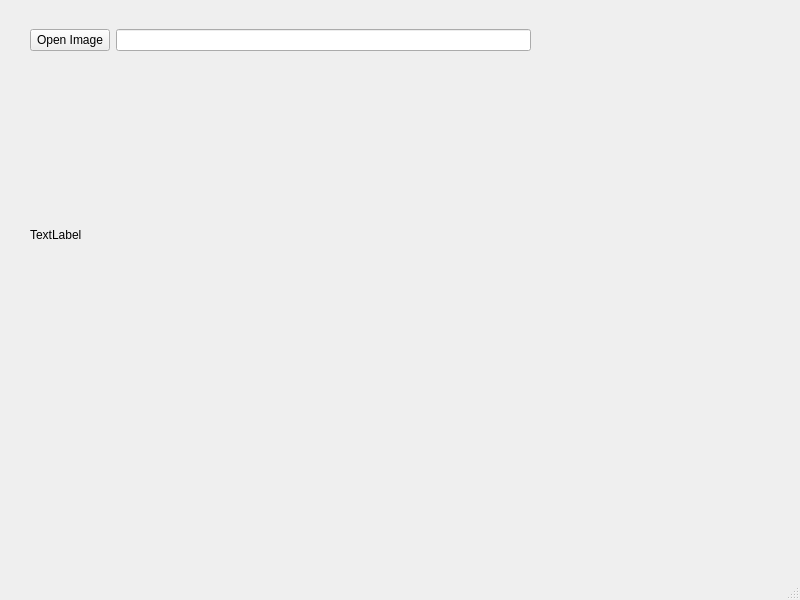
<?xml version="1.0" encoding="UTF-8"?>
<ui version="4.0">
 <class>MainWindow</class>
 <widget class="QMainWindow" name="MainWindow">
  <property name="geometry">
   <rect>
    <x>0</x>
    <y>0</y>
    <width>800</width>
    <height>600</height>
   </rect>
  </property>
  <property name="windowTitle">
   <string>MainWindow</string>
  </property>
  <widget class="QWidget" name="centralwidget">
   <widget class="QWidget" name="horizontalLayoutWidget">
    <property name="geometry">
     <rect>
      <x>30</x>
      <y>20</y>
      <width>501</width>
      <height>41</height>
     </rect>
    </property>
    <layout class="QHBoxLayout" name="horizontalLayout">
     <item>
      <widget class="QPushButton" name="img_Button">
       <property name="text">
        <string>Open Image</string>
       </property>
      </widget>
     </item>
     <item>
      <widget class="QLineEdit" name="img_lineEdit"/>
     </item>
    </layout>
   </widget>
   <widget class="QLabel" name="label_img">
    <property name="geometry">
     <rect>
      <x>30</x>
      <y>80</y>
      <width>429</width>
      <height>309</height>
     </rect>
    </property>
    <property name="text">
     <string>TextLabel</string>
    </property>
   </widget>
  </widget>
  <widget class="QMenuBar" name="menubar">
   <property name="geometry">
    <rect>
     <x>0</x>
     <y>0</y>
     <width>800</width>
     <height>21</height>
    </rect>
   </property>
  </widget>
  <widget class="QStatusBar" name="statusbar"/>
 </widget>
 <resources/>
 <connections/>
</ui>
